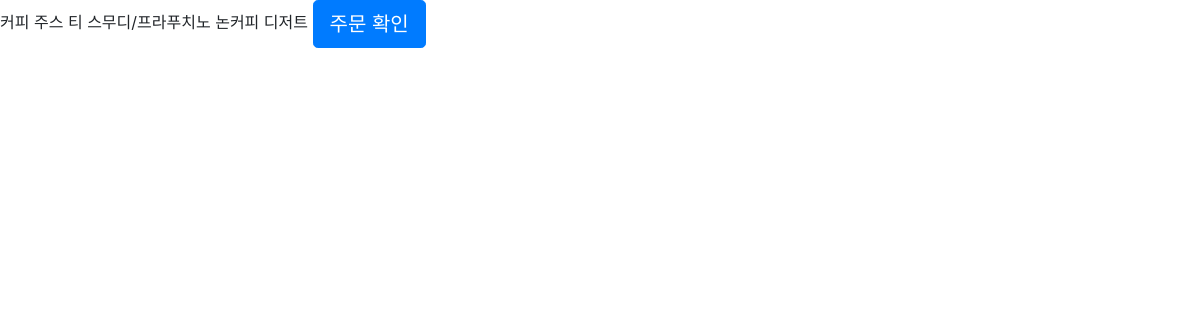
/menu/, run on an earlier commit of the app's database.
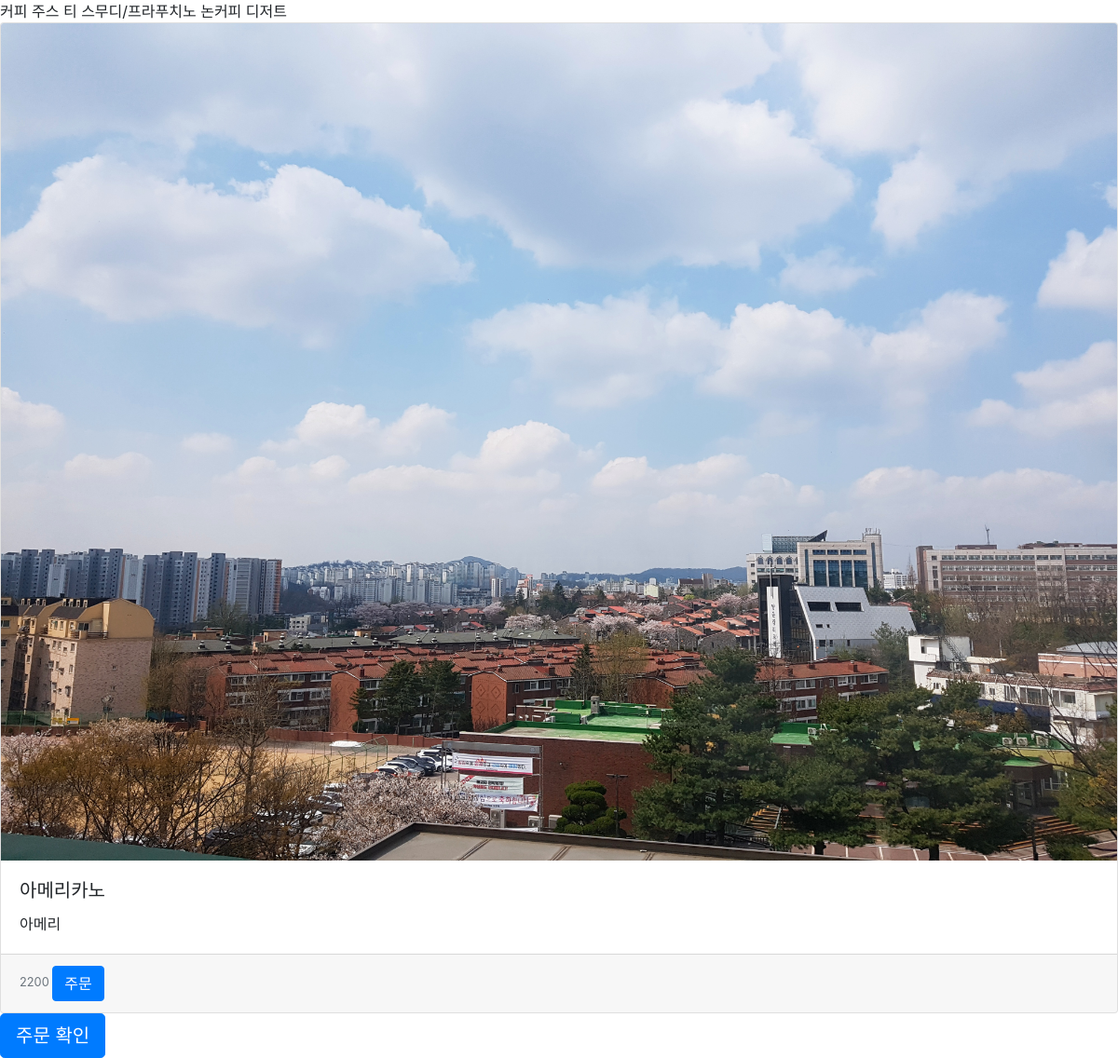
And on a later commit of the database.
### main/models.py (models this page shows, shortened)
class Menu(models.Model):
    C = [
        (1, '커피'),
        (2, '주스'),
        (3, '티'),
        (4, '스무디/프라푸치노'),
        (5, '논커피'),
        (6, '디저트')
    ]
    c_id = models.IntegerField(default=1, choices=C)
    m_option = models.ForeignKey(Option, on_delete=models.CASCADE, related_name='m_option')
    user_id = models.ForeignKey(CustomUser, on_delete=models.CASCADE, related_name='user_id')
    m_name = models.CharField(max_length=200)
    m_info = models.TextField()
    m_price = models.IntegerField()
    m_img = models.ImageField(blank=True, upload_to="images/", null=True)

### menuapp/views.py (the view)
# urls.py: path('', views.menu, name='menu'),
def menu(request):
    menus = Menu.objects.all()
    return render(request, 'menuapp/menu.html', {'menus':menus})

### menuapp/templates/menuapp/menu.html (shortened to what this page needs)
<link rel="stylesheet" href="https://stackpath.bootstrapcdn.com/bootstrap/4.4.1/css/bootstrap.min.css">
<a> 커피 </a>
<a> 주스 </a>
<a> 티 </a>
<a> 스무디/프라푸치노 </a>
<a> 논커피 </a>
<a> 디저트 </a>
{% for menus in menus.all %}
<div class="card">
  {% if menus.m_img %}
    <img class="card-img-top" src="{{ menus.m_img.url }}" alt="">
  {% endif %}
    <div class="card-body">
      <h5 class="card-title">{{ menus.m_name }}</h5>
      <p class="card-text">{{ menus.m_info }}</p>
    </div>
    <div class="card-footer">
      <small class="text-muted">
        {{ menus.m_price }}
        <a href="#" class="btn btn-primary" onclick="location.href ='{% url 'optionmenu' pk=menus.pk %}'">주문</a>
      </small>
    </div>
</div>
{% endfor %}
<button type="button" class="btn btn-primary btn-lg" onclick="location.href ='{% url 'checkmenu' %}'">주문 확인</button>

What changed in the data, as far as the page shows it:
added Menu: m_img (picture), m_name "아메리카노", m_info "아메리", m_price "2200"
